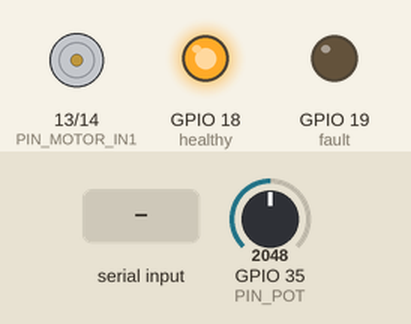
Simulated run of this sketch. Board: ESP32. On the bench: motor-driver pin pairs drawn as motors (green arrow = first pin HIGH = forward, orange = second pin HIGH = backward, longer = more drive), output pins drawn as LEDs (lit = HIGH). Inputs (shaded band) come from the test bench; at power-on: GPIO 35 (PIN_POT) = 2048 (analog values on the 0–4095 scale). What the sketch prints to the serial monitor is not drawn.

Above: at 1.4 s.
1.5 s: GPIO 35 (PIN_POT) set to 2866
At 1.65 s:
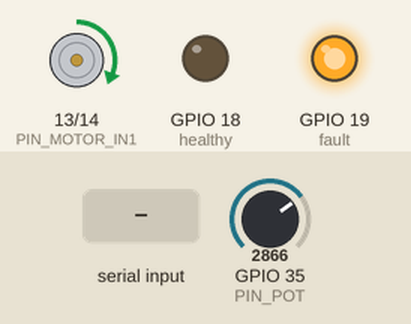
4.5 s: GPIO 35 (PIN_POT) set to 2193
7.5 s: GPIO 35 (PIN_POT) set to 2079
At 7.81 s:
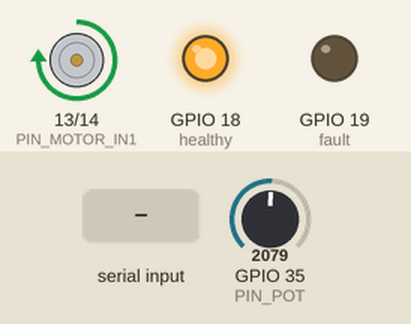
10.5 s: GPIO 35 (PIN_POT) set to 1228
At 10.86 s:
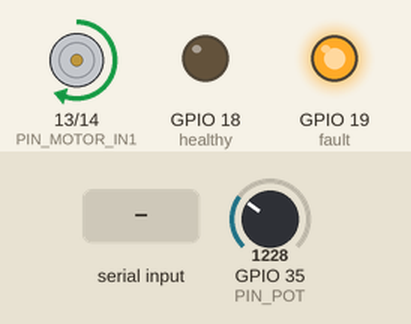
13.5 s: "90,45\n" received over Serial
At 14.9 s:
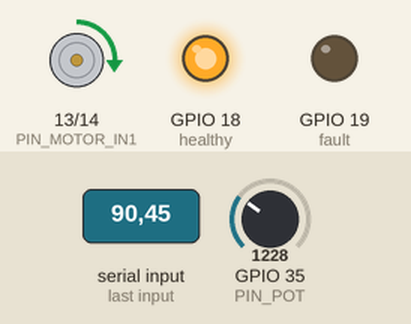
15.2 s: "200\n" received over Serial
At 17.5 s:
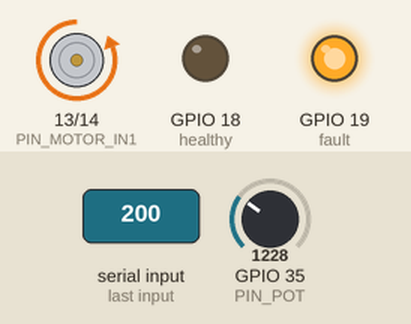
Timing chart, 0 to 19.0 s (numbered marks = the images above; inputs shaded):
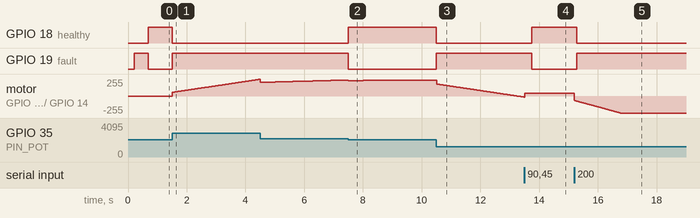

Measured:
- the behaviour switches between 2132 and 2131 on GPIO 35 (PIN_POT) (found by bisection; images 1 and 2)
- after the input at 1.5 s, GPIO 18 (healthy): HIGH → LOW at once; GPIO 19 (fault): LOW → HIGH at once; motor on GPIO 13 (PIN_MOTOR_IN1) / GPIO 14 (PIN_MOTOR_IN2): moves from stopped to forward 251/255 over 3.0 s, starting at once
- after the input at 7.5 s, GPIO 18 (healthy): LOW → HIGH at once; GPIO 19 (fault): HIGH → LOW at once
- after the input at 10.5 s, GPIO 18 (healthy): HIGH → LOW at once; GPIO 19 (fault): LOW → HIGH at once
- after the input at 13.5 s, GPIO 18 (healthy): LOW → HIGH after 0.25 s; GPIO 19 (fault): HIGH → LOW after 0.25 s
- after the input at 15.2 s, GPIO 18 (healthy): HIGH → LOW after 0.08 s; GPIO 19 (fault): LOW → HIGH after 0.08 s; motor on GPIO 13 (PIN_MOTOR_IN1) / GPIO 14 (PIN_MOTOR_IN2): moves from forward 43/255 to backward 255/255 over 1.6 s, starting at once

The sketch:

motor_DT_Implementation.ino
```cpp
/*
  ESP32 PID Position Control
  ---------------------------
  Plant   : DC motor driven through an L293D H-bridge
  Sensor  : Potentiometer coupled to the actuator shaft (analog position feedback)
  Control : Discrete PID with output saturation and back-calculation anti-windup
  Setpoint: Entered over Serial (type a number in degrees and press Enter)
  Telemetry: setpoint, measured position, error and PID output printed every sample

  Wiring
  ------
  Potentiometer wiper -> GPIO34 (ADC1_CH6, input-only pin)
  Potentiometer ends   -> 3V3 and GND

  L293D:
    EN (1,2EN, pin 1)  -> GPIO25 (PWM)
    1A (pin 2)         -> GPIO26 (direction)
    2A (pin 7)         -> GPIO27 (direction)
    1Y, 2Y (pins 3,6)  -> DC motor terminals
    Vcc1 (pin 16)      -> 5V logic supply (shared GND with ESP32)
    Vcc2 (pin 8)       -> motor supply voltage
    GND (pins 4,5,12,13) -> common ground with ESP32 and motor supply

  Notes
  -----
  - Written for Arduino-ESP32 core 2.x (ledcSetup/ledcAttachPin/ledcWrite).
    On core 3.x replace the three calls with:
      ledcAttach(PIN_MOTOR_EN, PWM_FREQ_HZ, PWM_RESOLUTION);
      ledcWrite(PIN_MOTOR_EN, duty);
  - Kp/Ki/Kd and KAW are starting points only; retune for your motor, gearbox
    and potentiometer range.
*/

#include <Arduino.h>

// ---------- Pin definitions ----------
const int PIN_POT       = 35;  // ADC input (potentiometer wiper)
const int PIN_MOTOR_IN1 = 13;  // L293D direction pin 1A
const int PIN_MOTOR_IN2 = 14;  // L293D direction pin 2A
const int PIN_MOTOR_EN  = 25;  // L293D enable / PWM pin

// ---------- PWM (LEDC) configuration ----------
const int PWM_CHANNEL    = 0;
const int PWM_FREQ_HZ    = 500;
const int PWM_RESOLUTION = 8;                         // 8-bit duty
const int PWM_MAX        = (1 << PWM_RESOLUTION) - 1; // 255
const int healthy=18;     //healthy system operation
const int fault=19;       //fault caused by lack of feedback or control effort


// ---------- Potentiometer / mechanical calibration ----------
// Adjust to match your potentiometer's electrical and mechanical range.
const int   ADC_MIN       = 0;      // raw ADC counts at one mechanical end stop
const int   ADC_MAX       = 4095;   // raw ADC counts at the other end stop
const float ANGLE_MIN_DEG = 0.0f;   // physical angle (deg) at ADC_MIN
const float ANGLE_MAX_DEG = 300.0f; // physical angle (deg) at ADC_MAX (typical 300 deg pot)

// ---------- PID tuning ----------
float Kp = 1.0f;
float Ki = 1.1f;
float Kd = 0.1f;
const float KAW = 1.0f;   // anti-windup back-calculation gain, tune alongside Ki

// ---------- Control loop timing ----------
const float    Ts_S  = 0.005f;                    // 10 ms sample time (100 Hz)
const uint32_t Ts_MS = (uint32_t)(Ts_S * 1000.0f);

// ---------- Control state ----------
float setpointDeg      = 0.0f;  // updated from Serial input
float integralTerm     = 0.0f;  // stores Ki * integral(error dt), already gain-scaled
float prevMeasurement  = 0.0f;
bool  firstSample       = true;

// ---------- DT parameters ---------
float y_k2=0;
float y_k1=0;
float SP_k2=0;
float SP_k1=0;

uint32_t lastSampleMillis = 0;
String   serialBuffer;

// ---------- Helpers ----------
float readPositionDeg() {
  int raw = analogRead(PIN_POT);
  float deg = (float)(raw - ADC_MIN) * (ANGLE_MAX_DEG - ANGLE_MIN_DEG)
              / (float)(ADC_MAX - ADC_MIN) + ANGLE_MIN_DEG;
  return deg;
}

void setMotor(float pidOutput) {
  // pidOutput is expected pre-saturated to [-PWM_MAX, +PWM_MAX]
  int duty = (int)fabsf(pidOutput);
  duty = constrain(duty, 0, PWM_MAX);

  const float DEADBAND = 0.5f; // avoid chattering direction pins near zero output
  if (pidOutput > DEADBAND) {
    ledcWrite(PIN_MOTOR_IN1, 0);
    ledcWrite(PIN_MOTOR_IN2, duty);
  } else if (pidOutput < -DEADBAND)
   {
    ledcWrite(PIN_MOTOR_IN1, duty);
    ledcWrite(PIN_MOTOR_IN2, 0);

  } else
  {
     ledcWrite(PIN_MOTOR_IN1, 0);
    ledcWrite(PIN_MOTOR_IN2, 0);
  }
  //ledcWrite(PWM_CHANNEL, duty);
}

void handleSerialInput() {
  while (Serial.available() > 0) {
    char c = (char)Serial.read();
    if (c == '\n' || c == '\r') {
      if (serialBuffer.length() > 0) {
        float val = serialBuffer.toFloat();
        setpointDeg = constrain(val, ANGLE_MIN_DEG, ANGLE_MAX_DEG);
        serialBuffer = "";
      }
    } else {
      serialBuffer += c;
    }
  }
}

void setup() {
  Serial.begin(115200);
  delay(200);

  pinMode(PIN_MOTOR_IN1, OUTPUT);
  pinMode(PIN_MOTOR_IN2, OUTPUT);
  digitalWrite(PIN_MOTOR_IN1, LOW);
  digitalWrite(PIN_MOTOR_IN2, LOW);

  analogReadResolution(12);       // ESP32 ADC: 0-4095
  analogSetAttenuation(ADC_11db); // full 0-3.3V input range


  ledcAttach(PIN_MOTOR_IN1, PWM_FREQ_HZ, PWM_RESOLUTION);
  ledcAttach(PIN_MOTOR_IN2, PWM_FREQ_HZ, PWM_RESOLUTION);
  //ledcAttachPin(PIN_MOTOR_EN, PWM_CHANNEL);
  //ledcWrite(PWM_CHANNEL, 0);

  setpointDeg = readPositionDeg(); // hold current position until a setpoint arrives
  lastSampleMillis = millis();

  //Digital Twin variables initialization
  float y_k2=0;
  float y_k1=0;
  float SP_k2=0;
  float SP_k1=0;
    pinMode(healthy, OUTPUT);
  pinMode(fault, OUTPUT);

  Serial.println(F("# ESP32 PID position control ready"));
  Serial.println(F("# Send a setpoint in degrees over Serial, e.g. 120.0<Enter>"));
  Serial.println(F("t_ms,setpoint_deg,measured_deg,error_deg,pid_out"));
}

void loop() {
  handleSerialInput();

  uint32_t now = millis();
  if (now - lastSampleMillis >= Ts_MS) {
    lastSampleMillis += Ts_MS; // fixed-period scheduling, avoids long-term drift

    // ---- Measurement ----
    float measurement = readPositionDeg();
    if (firstSample) {
      prevMeasurement = measurement;
      firstSample = false;
    }

    // ---- Error ----
    float sp = setpointDeg;
    float error = sp - measurement;

    // ---- Proportional ----
    float pTerm = Kp * error;

    // ---- Derivative on measurement (avoids setpoint-change kick) ----
    float dMeasurement = (measurement - prevMeasurement) / Ts_S;
    float dTerm = -Kd * dMeasurement;
    prevMeasurement = measurement;

    // ---- Integral (tentative, pre-saturation) ----
    integralTerm += Ki * error * Ts_S;

    // ---- Unsaturated PID output ----
    float outputUnsat = pTerm + integralTerm + dTerm;

    // ---- Saturation ----
    float outputSat = constrain(outputUnsat, -(float)PWM_MAX, (float)PWM_MAX);

    // ---- Anti-windup: back-calculation ----
    // Pulls the integral back toward the saturated output whenever the
    // unsaturated command exceeds the actuator limits, so the integral
    // doesn't keep accumulating while the motor is already maxed out.
    float satError = outputSat - outputUnsat;
    integralTerm += KAW * satError * Ts_S;

    // ---- Drive motor ----
    setMotor(outputSat);

    // --- digital twin calculation ----
    // This DT represents the whole closed-loop control response of the system
    // using the closed-loop transfer function T identified as a second-order system
    // and translated into a difference equation.
    // input is the position setpoint
    // output is the motor position

    //float DTOutput= (0.01648* SP_k1 + 0.001574*SP_k2) + (1.867*y_k1- 0.8705*y_k2);
    float DTOutput= (0.0008223*sp + 0.001648* SP_k1 + 0.0008223*SP_k2) + (1.867*y_k1- 0.8705*y_k2);
    //variables updating
    //input variable (position setpoint)
    SP_k2=SP_k1;
    SP_k1=sp;
    //output variable (position)
    y_k2=y_k1;
    y_k1=DTOutput;

    //calculate DT normalized error
    float DT_error=abs(100*(measurement-DTOutput)/(sp+1e-3));

    //DT error threshold alarm

    if (DT_error>=10)
    {
    digitalWrite(fault,HIGH);
      digitalWrite(healthy,LOW);
    }
    else
    {
    digitalWrite(healthy,HIGH);
          digitalWrite(fault,LOW);
    }


    // ---- Telemetry ----
    Serial.print(now);            Serial.print(',');
    Serial.print(sp, 2);          Serial.print(',');
    Serial.print(measurement, 2); Serial.print(',');
    Serial.print(error, 2);       Serial.print(',');
    Serial.print(DTOutput, 2);       Serial.print(',');
    Serial.print(DT_error, 2);       Serial.print(',');
    Serial.println(outputSat, 1);
  }
}
```
